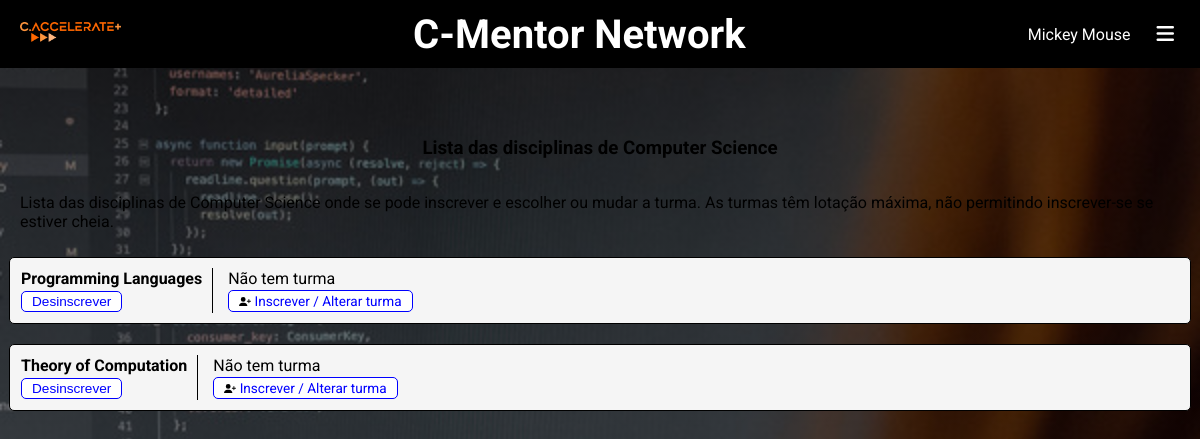
The page /geral/disciplinas/ (signed in) on the database its author committed.
### app/models.py (models this page shows, shortened)
class Aluno(models.Model):
    ANO_CHOICES = [(1, 1), (2, 2), (3, 3)]
    user = models.OneToOneField(User, on_delete=models.CASCADE, default=None)
    numero = models.CharField(max_length=100)
    curso = models.ForeignKey(
        Curso, on_delete=models.CASCADE, related_name='alunos')
    ano = models.IntegerField(choices=ANO_CHOICES, null=True)
    class Meta:
        ordering = ['user__first_name', 'user__last_name']

class Curso(models.Model):
    nome = models.CharField(max_length=200)
    def __str__(self):
        return self.nome

class Disciplina(models.Model):
    nome = models.CharField(max_length=100)
    ano = models.IntegerField(null=True, blank=True)
    semestre = models.IntegerField(null=True, blank=True)
    alunos = models.ManyToManyField(
        Aluno, related_name='disciplinas')
    def __str__(self):
        return self.nome

### app/views.py (the view, shortened to what this page needs)
# urls.py: path('disciplinas/', views.disciplinas_view, name='disciplinas'),
@login_required
def disciplinas_view(request):
    aluno = Aluno.objects.get(user = request.user)
    context = {
        'disciplinas': Disciplina.objects.filter(semestre=1).order_by('ano', 'semestre', 'nome'),
        'aluno': aluno,
    }
    return render(request, 'app/disciplinas.html', context)

### mentoria/templatetags/custom_filters.py (called while the page is built)
@register.filter(name='in_group')
def in_group(user, group_name):
    return user.groups.filter(name=group_name).exists()

### app/templates/app/disciplinas.html (shortened to what this page needs)
{% extends "app/base.html" %}
{% block main %}
<h3>Lista das disciplinas de {{ aluno.curso }} </h3>
<p>Lista das disciplinas de {{ aluno.curso }} onde se pode inscrever e escolher ou mudar a turma. As turmas têm lotação máxima, não permitindo inscrever-se se estiver cheia.</p>
{% for disciplina in disciplinas %}
    <div class="disciplina"
        style="background-color:
            {% if disciplina.ano == 1 %} whitesmoke;
            {% elif disciplina.ano == 2 %} lightgrey;
            {% else %} whitesmoke;
            {% endif %};
            ; border: 1px solid black;
            "
    >
        <form action="{% url 'horarios:disciplinas' %}" method="POST">
        <table style="border-collapse: collapse;">
            <tr>
                <td style="padding-right:10px;">
                    {% if aluno in disciplina.alunos.all %} <b>{{ disciplina }}</b> {% else %} {{ disciplina }} {% endif %}
                </td>
                <td class="turma" style="padding-left:15px; border-left: 1px solid black">
                    <span>Não tem turma</span>
                </td>
            </tr>
            <tr>
                <td style="padding-right:10px;">
                    <input type="submit" {% if aluno not in disciplina.alunos.all %} value="&check; Inscrever" {% else %} value="Desinscrever" {% endif %}
                    >
                </td>
                <td style="padding-left:15px; border-left: 1px solid black">
                    {% if aluno in disciplina.alunos.all %}
                        <a href="{% url 'horarios:disciplina' disciplina.id %}">
                            Inscrever / Alterar turma
                        </a>
                    {% endif %}
                </td>
            </tr>
        </table>
        </form>
    </div>
{% endfor %}
{% endblock main %}

### app/templates/app/base.html (shortened to what this page needs)
{% load custom_filters %}
<!DOCTYPE html>
<html lang="en">
<head>
    {% load static %}
    <link rel="stylesheet" href="{% static 'app/styles.css' %}">
	<link rel="stylesheet" href="https://cdnjs.cloudflare.com/ajax/libs/font-awesome/6.5.1/css/all.min.css">
</head>
<body>
    <header  style="padding:10px;">
        <div>
            <a href="{% url 'info' %}"><img src="{% static 'app/caccelerate.png' %}" alt="C-Accelerate" height="20px" style="margin:10px;"></a>
        </div>
        {% if request.user.is_authenticated %}
		<h3 class="titulo">
			C-Mentor Network
        </h3>
		{% endif %}
        <nav>
			{% block nav %}
				{% if request.user.is_authenticated %}
				<span style="font-size:medium">{{ request.user.first_name }} {{ request.user.last_name }}</span>
				<div class="dropdown" tabindex="0" aria-haspopup="true" aria-expanded="false">
					<button class="dropbtn" aria-label="Open menu" aria-haspopup="true" aria-expanded="false" id="dropdownMenuBtn">
						<i class="fa fa-bars" aria-hidden="true"></i>
					</button>
				</div>
				{% endif %}
			{% endblock %}
        </nav>
    </header>
    <main>
        {% block main %}
        {% endblock main %}
    </main>
</body>
</html>

### static/app/styles.css (style rules this page uses)
body { padding: 0; margin: 0; font-family: 'Roboto', sans-serif; }
header { background-color: black; color: white; padding: 2.5px 20px; display: flex; flex-direction: row; align-items: center; justify-content: space-between; }
header h3 { margin:10px 0 10px 0px; }
header a { text-decoration: none; color:white; }
main { padding: 50px 20px; margin:auto; }

### rows shown on the page
Aluno: curso "Computer Science"
Disciplina: nome "Programming Languages", id "Desinscrever", shows "Inscrever / Alterar turma"
Disciplina: nome "Theory of Computation", id "Desinscrever", shows "Inscrever / Alterar turma"

### other values the page prints
{{ request.user.first_name }} "Mickey"
{{ request.user.last_name }} "Mouse"
